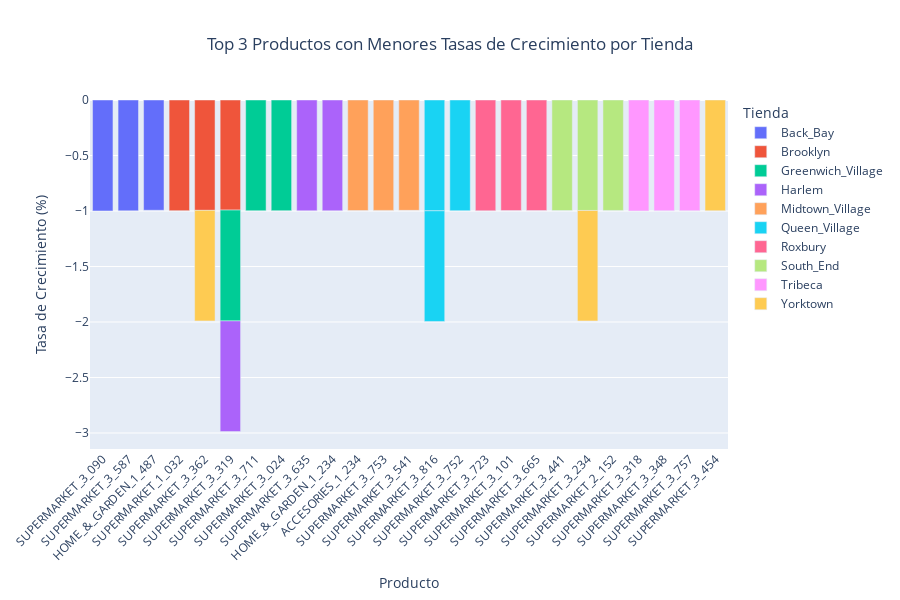

This figure's notebook cell:
### Markdown cell above
<small>

#### Top 3 Productos con Mayores Tasas de Crecimiento por Tienda

Este gráfico muestra los tres productos con mayores tasas de crecimiento en ventas para cada tienda.

**Puntos Clave:**

- **SUPERMARKET_3_090** muestra una tasa

 de crecimiento del 2000% en Tribeca.
- **ACCESORIES_1_158** tiene un crecimiento notable en Back Bay con un 500%.
- **HOME_&_GARDEN_1_055** muestra un crecimiento del 300% en Roxbury.

**Conclusiones:**

- Identificar productos con altas tasas de crecimiento puede ayudar a focalizar estrategias de inventario y marketing en áreas con alta demanda.
- Aprovechar las tendencias de crecimiento para maximizar el rendimiento de ventas.

### Code cell
# Identificar los tres productos con menores tasas de crecimiento por tienda
productos_decrecientes = ventas_mensuales_por_producto_tienda.groupby('store').apply(lambda x: x.nsmallest(3, 'pct_change')).reset_index(drop=True)

fig3 = px.bar(productos_decrecientes, x='item', y='pct_change', color='store', title='Top 3 Productos con Menores Tasas de Crecimiento por Tienda',
             labels={'pct_change': 'Tasa de Crecimiento (%)', 'item': 'Producto', 'store': 'Tienda'}, hover_data={'pct_change': True})

fig3.update_layout(
    xaxis=dict(tickangle=-45),
    title=dict(x=0.5),
    height=600,
    bargap=0.2,
    legend_title_text='Tienda'
)
fig3.show()

### Figure 1 — Plotly figure (JSON) as saved in the notebook; plotly's stock layout.template omitted (floating-point values rounded to 4 significant figures)
{"data": [{"alignmentgroup": "True", "hovertemplate": "Tienda=Back_Bay<br>Producto=%{x}<br>Tasa de Crecimiento (%)=%{y}<extra></extra>", "legendgroup": "Back_Bay", "marker": {"color": "#636efa", "pattern": {"shape": ""}}, "name": "Back_Bay", "offsetgroup": "Back_Bay", "orientation": "v", "showlegend": true, "textposition": "auto", "type": "bar", "x": ["SUPERMARKET_3_090", "SUPERMARKET_3_587", "HOME_&_GARDEN_1_487"], "xaxis": "x", "y": [-0.9995, -0.9988, -0.9935], "yaxis": "y"}, {"alignmentgroup": "True", "hovertemplate": "Tienda=Brooklyn<br>Producto=%{x}<br>Tasa de Crecimiento (%)=%{y}<extra></extra>", "legendgroup": "Brooklyn", "marker": {"color": "#EF553B", "pattern": {"shape": ""}}, "name": "Brooklyn", "offsetgroup": "Brooklyn", "orientation": "v", "showlegend": true, "textposition": "auto", "type": "bar", "x": ["SUPERMARKET_1_032", "SUPERMARKET_3_362", "SUPERMARKET_3_319"], "xaxis": "x", "y": [-0.9971, -0.9943, -0.9918], "yaxis": "y"}, {"alignmentgroup": "True", "hovertemplate": "Tienda=Greenwich_Village<br>Producto=%{x}<br>Tasa de Crecimiento (%)=%{y}<extra></extra>", "legendgroup": "Greenwich_Village", "marker": {"color": "#00cc96", "pattern": {"shape": ""}}, "name": "Greenwich_Village", "offsetgroup": "Greenwich_Village", "orientation": "v", "showlegend": true, "textposition": "auto", "type": "bar", "x": ["SUPERMARKET_3_319", "SUPERMARKET_3_711", "SUPERMARKET_3_024"], "xaxis": "x", "y": [-0.9984, -0.9976, -0.997], "yaxis": "y"}, {"alignmentgroup": "True", "hovertemplate": "Tienda=Harlem<br>Producto=%{x}<br>Tasa de Crecimiento (%)=%{y}<extra></extra>", "legendgroup": "Harlem", "marker": {"color": "#ab63fa", "pattern": {"shape": ""}}, "name": "Harlem", "offsetgroup": "Harlem", "orientation": "v", "showlegend": true, "textposition": "auto", "type": "bar", "x": ["SUPERMARKET_3_635", "HOME_&_GARDEN_1_234", "SUPERMARKET_3_319"], "xaxis": "x", "y": [-0.9981, -0.998, -0.9968], "yaxis": "y"}, {"alignmentgroup": "True", "hovertemplate": "Tienda=Midtown_Village<br>Producto=%{x}<br>Tasa de Crecimiento (%)=%{y}<extra></extra>", "legendgroup": "Midtown_Village", "marker": {"color": "#FFA15A", "pattern": {"shape": ""}}, "name": "Midtown_Village", "offsetgroup": "Midtown_Village", "orientation": "v", "showlegend": true, "textposition": "auto", "type": "bar", "x": ["ACCESORIES_1_234", "SUPERMARKET_3_753", "SUPERMARKET_3_541"], "xaxis": "x", "y": [-0.9961, -0.9947, -0.9944], "yaxis": "y"}, {"alignmentgroup": "True", "hovertemplate": "Tienda=Queen_Village<br>Producto=%{x}<br>Tasa de Crecimiento (%)=%{y}<extra></extra>", "legendgroup": "Queen_Village", "marker": {"color": "#19d3f3", "pattern": {"shape": ""}}, "name": "Queen_Village", "offsetgroup": "Queen_Village", "orientation": "v", "showlegend": true, "textposition": "auto", "type": "bar", "x": ["SUPERMARKET_3_816", "SUPERMARKET_3_816", "SUPERMARKET_3_752"], "xaxis": "x", "y": [-0.9982, -0.9972, -0.9969], "yaxis": "y"}, {"alignmentgroup": "True", "hovertemplate": "Tienda=Roxbury<br>Producto=%{x}<br>Tasa de Crecimiento (%)=%{y}<extra></extra>", "legendgroup": "Roxbury", "marker": {"color": "#FF6692", "pattern": {"shape": ""}}, "name": "Roxbury", "offsetgroup": "Roxbury", "orientation": "v", "showlegend": true, "textposition": "auto", "type": "bar", "x": ["SUPERMARKET_3_723", "SUPERMARKET_3_101", "SUPERMARKET_3_665"], "xaxis": "x", "y": [-0.9984, -0.9964, -0.9963], "yaxis": "y"}, {"alignmentgroup": "True", "hovertemplate": "Tienda=South_End<br>Producto=%{x}<br>Tasa de Crecimiento (%)=%{y}<extra></extra>", "legendgroup": "South_End", "marker": {"color": "#B6E880", "pattern": {"shape": ""}}, "name": "South_End", "offsetgroup": "South_End", "orientation": "v", "showlegend": true, "textposition": "auto", "type": "bar", "x": ["SUPERMARKET_3_441", "SUPERMARKET_3_234", "SUPERMARKET_2_152"], "xaxis": "x", "y": [-0.996, -0.9953, -0.9952], "yaxis": "y"}, {"alignmentgroup": "True", "hovertemplate": "Tienda=Tribeca<br>Producto=%{x}<br>Tasa de Crecimiento (%)=%{y}<extra></extra>", "legendgroup": "Tribeca", "marker": {"color": "#FF97FF", "pattern": {"shape": ""}}, "name": "Tribeca", "offsetgroup": "Tribeca", "orientation": "v", "showlegend": true, "textposition": "auto", "type": "bar", "x": ["SUPERMARKET_3_318", "SUPERMARKET_3_348", "SUPERMARKET_3_757"], "xaxis": "x", "y": [-0.9993, -0.9978, -0.9971], "yaxis": "y"}, {"alignmentgroup": "True", "hovertemplate": "Tienda=Yorktown<br>Producto=%{x}<br>Tasa de Crecimiento (%)=%{y}<extra></extra>", "legendgroup": "Yorktown", "marker": {"color": "#FECB52", "pattern": {"shape": ""}}, "name": "Yorktown", "offsetgroup": "Yorktown", "orientation": "v", "showlegend": true, "textposition": "auto", "type": "bar", "x": ["SUPERMARKET_3_454", "SUPERMARKET_3_362", "SUPERMARKET_3_234"], "xaxis": "x", "y": [-0.9978, -0.9962, -0.9955], "yaxis": "y"}], "layout": {"bargap": 0.2, "barmode": "relative", "height": 600, "legend": {"title": {"text": "Tienda"}, "tracegroupgap": 0}, "title": {"text": "Top 3 Productos con Menores Tasas de Crecimiento por Tienda", "x": 0.5}, "xaxis": {"anchor": "y", "domain": [0, 1], "tickangle": -45, "title": {"text": "Producto"}}, "yaxis": {"anchor": "x", "domain": [0, 1], "title": {"text": "Tasa de Crecimiento (%)"}}}}
